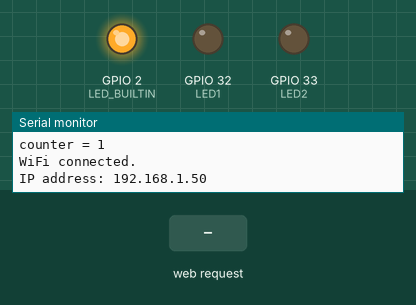
Bench run of a sketch on a simulated ESP32. Parts: output pins drawn as LEDs (lit = HIGH), the last lines printed to the serial monitor. The test bench sets the inputs (shaded band). WiFi joins after 1.5 s; servers stay silent unless stated.

Above: at 3.2 s.
3.3 s: HTTP request GET /LED1/ON received
At 4.1 s:
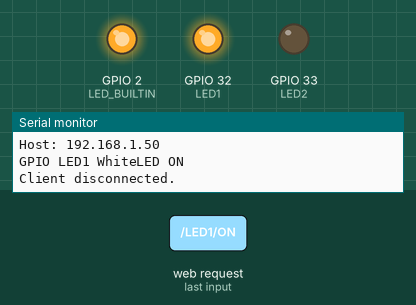
4.8 s: HTTP request GET /LED2/ON received
At 5.2 s:
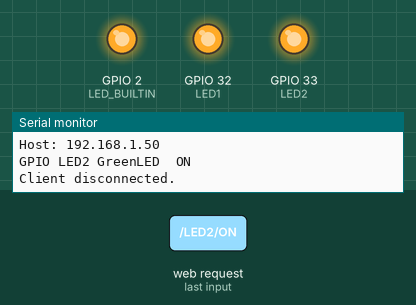
6.3 s: HTTP request GET /LED1/OFF received
At 7.6 s:
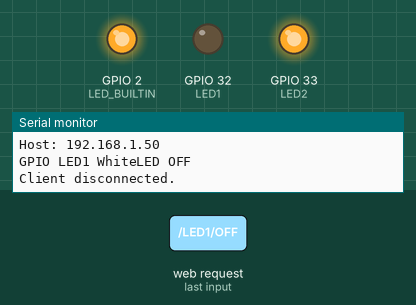
Timing chart, 0 to 9.3 s (numbered marks = the images above; inputs shaded):
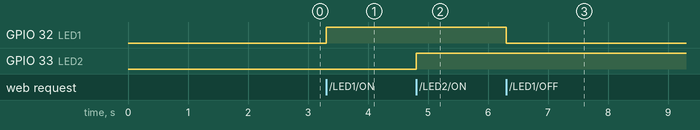

The sketch:

ESP32websaver.ino
```cpp
//ESP32WEBサーバー
//スマホのブラウザでESP32のLEDをON-OFFするコードです

/*

書き込みボード設定”NODE32S”
GPIO33に白色LED、GPIO32に緑色LEDを接続しておきます
ESP32に書き込み後、シリアルモニタにサーバーのIPが表示されます
シリアルモニタのHost: xxx.xxx.xxx.xxx で表示されたIP アドレスを
スマホのブラウザに入力してサーバーへアクセスしてください
サーバーのWEBページ（LEDのON-OFFボタン）が表示されます

*/


// Load Wi-Fi library
#include <WiFi.h>
#define LED_BUILTIN 2

// Wi-Fi SSID 設定
const char* ssid     = "YourSSID"; //ご自分のWi-Fi IDに書き換えてください
const char* password = "YourPassword"; //ご自分のパスワードに書き換えてください

// サーバーポート設定
WiFiServer server(80);

// HTTPリクエスト
String header;

// ブラウザ上のボタン初期設定をOFF
String LED1State = "OFF"; //WHITE LED
String LED2State = "OFF"; //GREEN LED

// GPIOのピン設定を定数に割り当て
const int LED1 = 32; //WHITE LED 32番ピンに白色LED接続
const int LED2 = 33; //GREEN LED 33番ピンに緑色LED接続

void setup() {
 Serial.begin(115200);
 // GPIOピンの出力設定
 pinMode(LED1, OUTPUT);
 pinMode(LED2, OUTPUT);
 pinMode(LED_BUILTIN, OUTPUT); //内蔵LED

 // 初期設定はLED消灯（点灯はHIGHに設定）
 digitalWrite(LED1, LOW);
 digitalWrite(LED2, LOW);

 // Wi-Fiへ接続
 Serial.print("Connecting to "); //シリアルモニタへ出力（改行なし）
 Serial.println(ssid); //シリアルモニタへ出力（改行あり）
 WiFi.begin(ssid, password);

 int counter = 0;
 while (WiFi.status() != WL_CONNECTED) { //Wi-Fiに接続できなければ"........"の繰り返し
   delay(1000);
   Serial.print("counter = ");
   Serial.println(counter);
   counter++;
   if (counter == 10){
     ESP.restart(); //カウンターが10になるまでに接続できなければESP32を再起動
     counter = 0;
   }
 }

 // 接続が成功したら
 Serial.println("");
 Serial.println("WiFi connected.");
 Serial.print("IP address: ");
 Serial.println(WiFi.localIP());
 server.begin(); //サーバー開始
 digitalWrite(LED_BUILTIN, HIGH); //Wi-Fi接続に成功したらESP32の青色ビルトインLED点灯
}

void loop(){
 WiFiClient client = server.available();   // クライアント接続待ち

 if (client) {                             // 新しいクライアントが接続されたら
   Serial.println("New Client.");          // シリアルポートに"New Client"と出力
   String currentLine = "";                // クライアントからのデータを格納する文字列変数
   while (client.connected()) {            // クライアント接続中の処理
     if (client.available()) {             // クライアントからの読み込みデータがある場合
       char c = client.read();             // １バイト分読み込み
       Serial.write(c);                    // シリアルモニタへ出力

       header += c;
       if (c == '\n') {                    // 改行文字だった場合
         // 現在の行が空だった場合、行に２つの新行文字を含む
         // これがHTTPリクエストの終端で、レスポンスを返す
         if (currentLine.length() == 0) {  // Null「なにも値がない」ではなく長さ0「""」の文字列がある場合
           client.println("HTTP/1.1 200 OK"); // HTTP ヘッダは常に次のようなレスポンスコードを返す (HTTP/1.1 200 OK)
           client.println("Content-type:text/html"); // クライアントにどのようなContent-typeか通知して空行
           client.println("Connection: close");
           client.println();

           // GPIO ON and OFF
           if (header.indexOf("GET /LED1/ON") >= 0) {
             Serial.println("GPIO LED1 WhiteLED ON");
             LED1State = "ON";
             digitalWrite(LED1, HIGH);
           } else if (header.indexOf("GET /LED1/OFF") >= 0) {
             Serial.println("GPIO LED1 WhiteLED OFF");
             LED1State = "OFF";
             digitalWrite(LED1, LOW);
           } else if (header.indexOf("GET /LED2/ON") >= 0) {
             Serial.println("GPIO LED2 GreenLED  ON");
             LED2State = "ON";
             digitalWrite(LED2, HIGH);
           } else if (header.indexOf("GET /LED2/OFF") >= 0) {
             Serial.println("GPIO GreenLED OFF");
             LED2State = "OFF";
             digitalWrite(LED2, LOW);
           }

           // WEBページ表示内容
           client.println("<!DOCTYPE html><html>");
           client.println("<head><meta name=\"viewport\" content=\"width=device-width, initial-scale=1\">");
           client.println("<link rel=\"icon\" href=\"data:,\">");
           // CSSスタイル設定
           client.println("<style>html { font-family: Helvetica; display: inline-block; margin: 0px auto; text-align: center;}");
           client.println(".button1 { background-color: #4CAF50; border: none; color: white; padding: 16px 40px;");
           client.println("text-decoration: none; font-size: 30px; margin: 2px; cursor: pointer;}");
           client.println(".button2 {background-color: #555555;}</style></head>");

           client.println("<body><h1>ESP32 Web Server</h1>"); //タイトルヘッダー

           // 現在のLED1のステータス表示
           client.println("<p>GPIO WhiteLED33 - State = <font color = 'red'>" + LED1State + "</font></p>");
           // 現在のステータスがOFFならボタンはONで表示、ステータスがONならボタンはOFFで表示
           if (LED1State=="OFF") {
             client.println("<p><a href=\"/LED1/ON\"><button class=\"button1\">ON</button></a></p>"); // ヘッダに続いてHTTPレスポンス:
           } else {
             client.println("<p><a href=\"/LED1/OFF\"><button class=\"button1 button2\">OFF</button></a></p>");
           }

           // 現在のLED2のステータス表示
           client.println("<p>GPIO GreenLED32 - State = <font color = 'red'>" + LED2State + "</font></p>");
           // 現在のステータスがOFFならボタンはONで表示、ステータスがONならボタンはOFFで表示
           if (LED2State=="OFF") {
             client.println("<p><a href=\"/LED2/ON\"><button class=\"button1\">ON</button></a></p>");
           } else {
             client.println("<p><a href=\"/LED2/OFF\"><button class=\"button1 button2\">OFF</button></a></p>");
           }
           client.println("</body></html>");
           client.println(); // HTTP終了
           break; //loopから抜けます

         } else { // 新行の時currentLineをクリア:
           currentLine = "";
         }
       } else if (c != '\r') {  // リターン文字以外だった場合、
         currentLine += c;      // currentLineの末尾に'\r'を追記
       }
     }
   }
   // Clear the header variable
   header = "";
   // Close the connection
   client.stop(); // 接続を切断:
   Serial.println("Client disconnected.");
   Serial.println("");
 }
}
```

Measured:
- after the input at 3.3 s, GPIO 32 (LED1): LOW → HIGH at once
- after the input at 4.8 s, GPIO 33 (LED2): LOW → HIGH at once
- after the input at 6.3 s, GPIO 32 (LED1): HIGH → LOW at once
